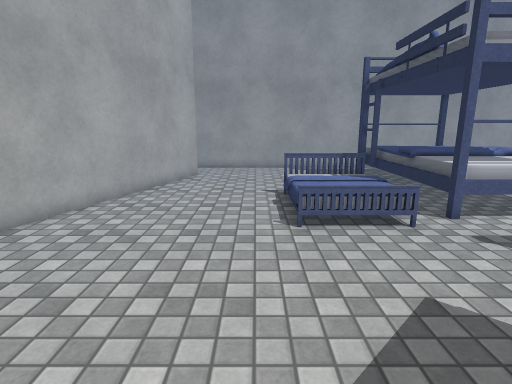
[1] (above)

20 first-person views from a walk through a scene from a Unity 3-D project. The camera is 1.5 m above the floor, tilts 12° down and sees 80° across. The floor is counted in squares, 0.5 m on a side. Each view is taken from the middle of a square. On the plan, view 1 faces up. The plan holds only what a view shows up to about 20 squares ahead; the rest is blank. The place goes on beyond the plan. The player character is not drawn. Some surface patterns are stand-ins.

[2]
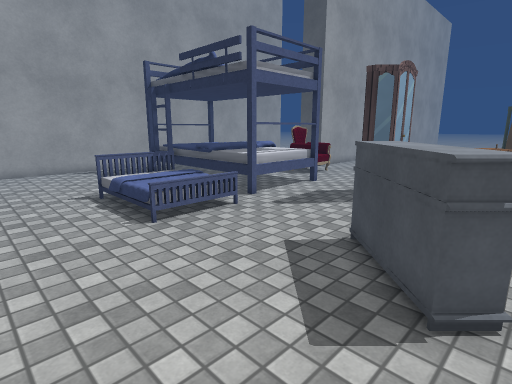

[3]
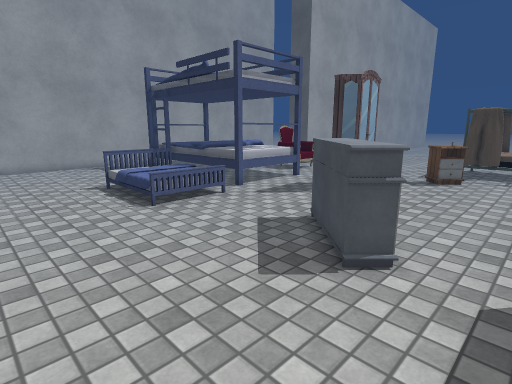

[4]
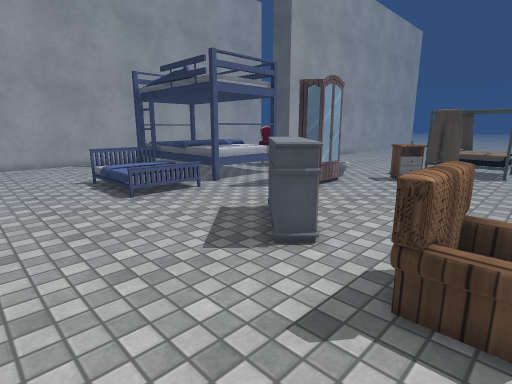

[5]
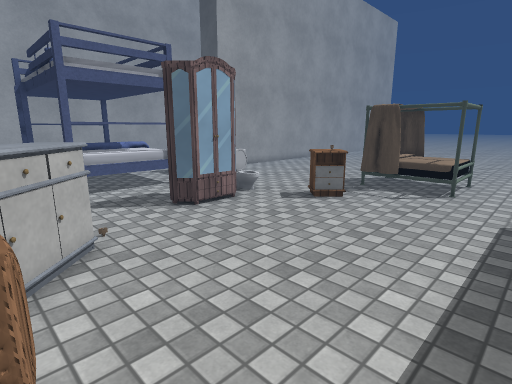

[6]
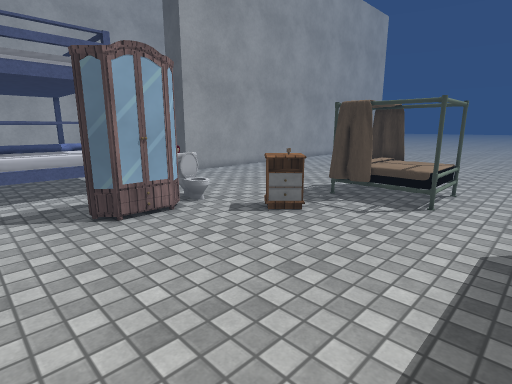

[7]
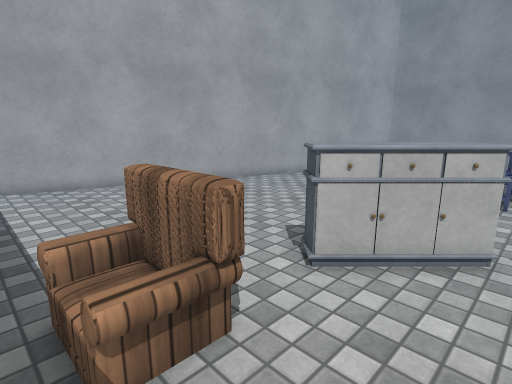

[8]
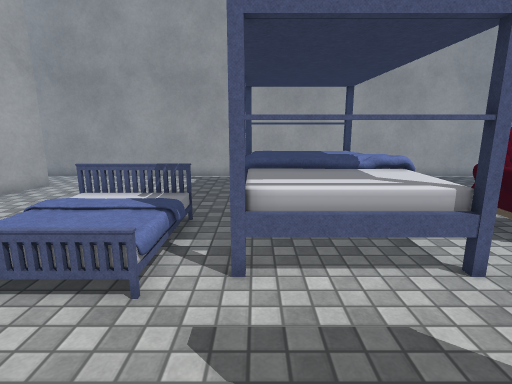

[9]
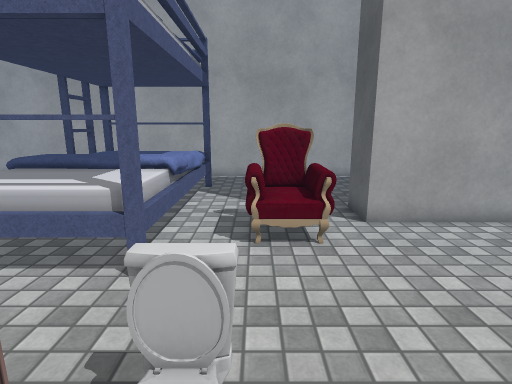

[10]
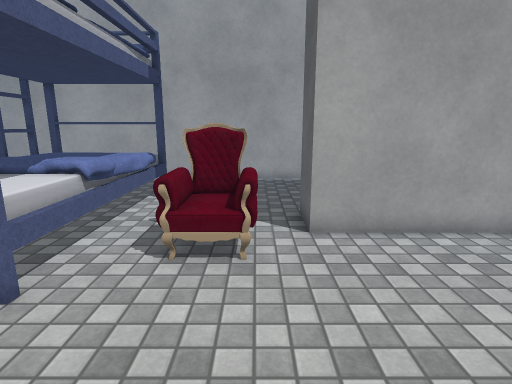

[11]
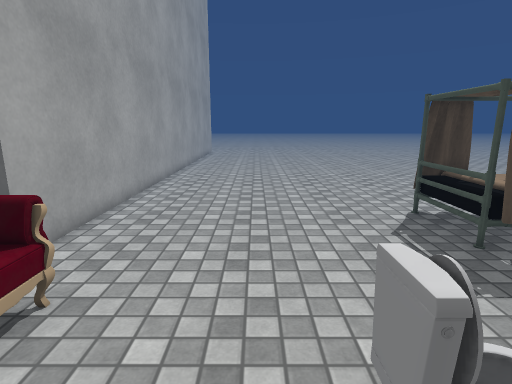

[12]
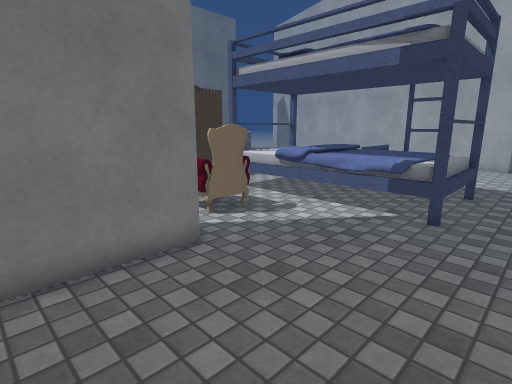

[13]
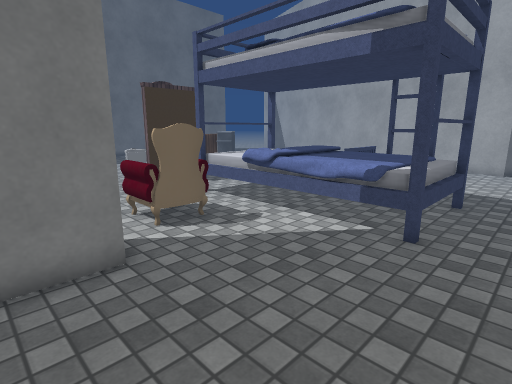

[14]
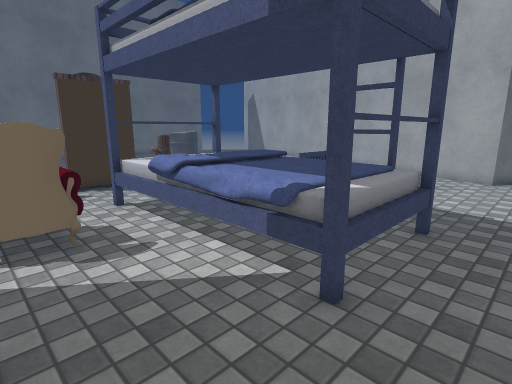

[15]
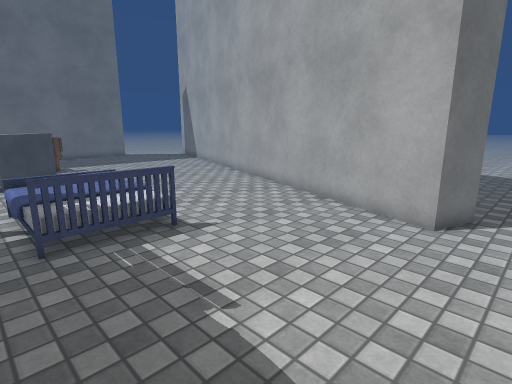

[16]
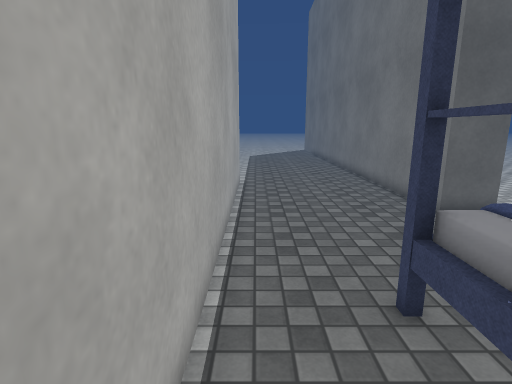

[17]
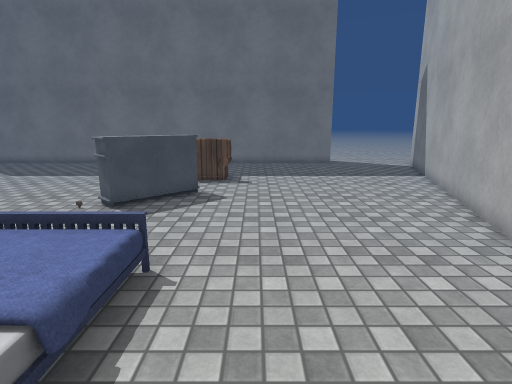

[18]
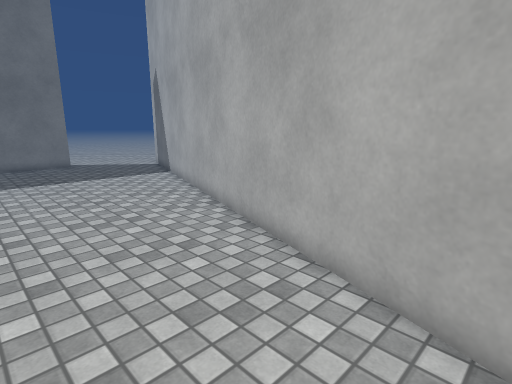

[19]
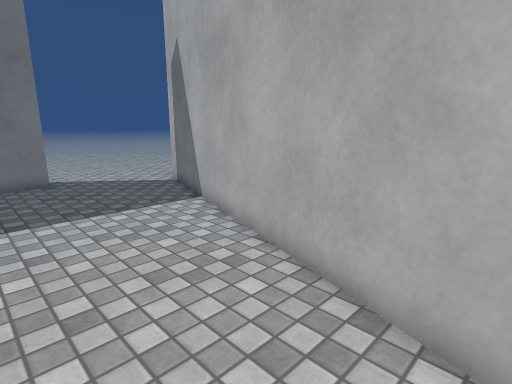

[20]
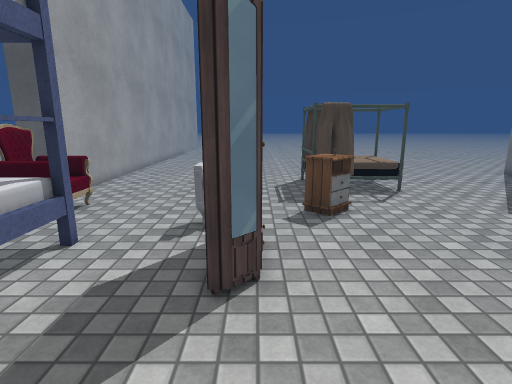

### Floor plan
Key: @ floor where view 1 was taken; # wall or solid block; . main floor; : floor 0.5 m higher than the main floor; + floor 0.75 m higher than the main floor; / step, stairs or slope; = window, fence, low wall or low ledge; ^ raised ledge; O other object.
Columns run from 12 left of view 1 to 23 right of it. Each row starts with its distance up from view 1.
 23       ##############################
 22        .............................
 21 ....................................
 20 ......###..........OOOOO............
 19        ##..........OOOOOO...........
 18        ##.........OOOOOOO...........
 17        # .........OOOOOOO...........
 16        #...........OOOOOO...........
 15       ##...........OOOOOO....#######
 14       # .....=.../.OOOOOO.OOO ######
 13       #.......::://OOOOOO.OOO.######
 12      ##....../:  /.OOOOOO.OOO.......
 11      # ....../:::/.OOOOOO...........
 10      #......./::://OOOOOO...........
  9     ##.......O+++/..................
  8     # ..............................
  7     #....................OO.........
  6    ##................OOOOO..........
  5    # ................OOOO...........
  4    #............OOO.................
  3   ##...........OOO........OO........
  2   # ..........OOOO........OOO.#==##.
  1   #...........OOO.............###^#.
  0  ##.........@.OO..............^^^^=.
 -1  # ...........................^^^^=.
 -2  #...........OOO..............#^^^#.
 -3 ##...........OOO....................
 -4 # ...........OOO  ..................
 -5 #...............  ..................

Positions as (right, up) in squares from view 1, and headings:
1: (0, 0), facing up
2: (-3, 0), facing up-right
3: (-4, -2), facing up-right
4: (-4, -4), facing up-right
5: (3, -5), facing up-right
6: (6, -5), facing up-right
7: (6, -5), facing up-left
8: (7, 4), facing up
9: (14, 4), facing up
10: (16, 5), facing up
11: (11, 8), facing right
12: (22, 22), facing down-left
13: (20, 22), facing down-left
14: (16, 22), facing down-left
15: (6, 22), facing down-left
16: (7, 22), facing right
17: (-1, 15), facing down
18: (-1, 15), facing down-left
19: (-4, 7), facing down-left
20: (4, 5), facing right
